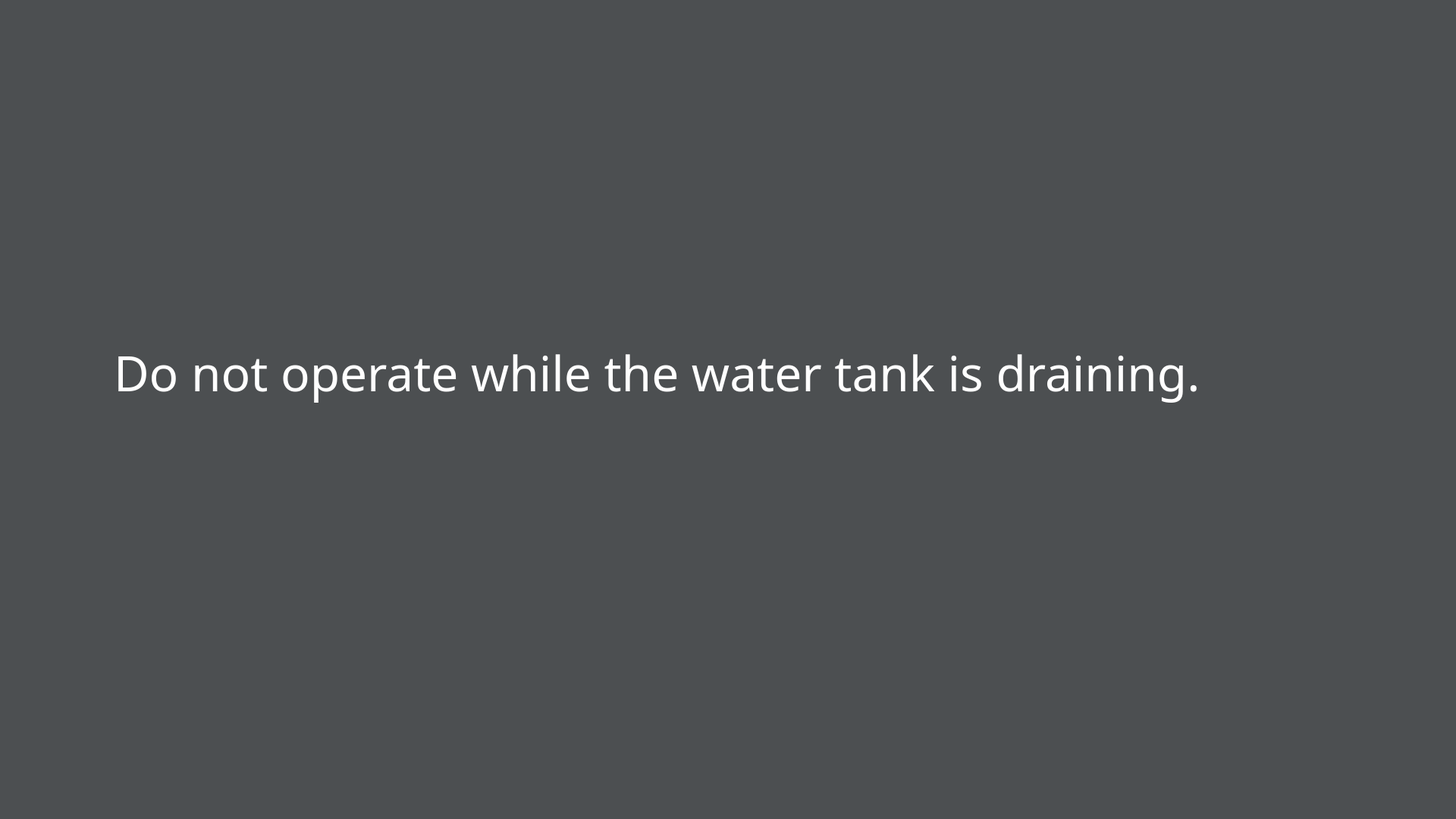
<?xml version="1.0" encoding="UTF-8"?>
<ui version="4.0">
 <class>DrainTankForm</class>
 <widget class="QWidget" name="DrainTankForm">
  <property name="geometry">
   <rect>
    <x>0</x>
    <y>0</y>
    <width>1920</width>
    <height>1080</height>
   </rect>
  </property>
  <property name="windowTitle">
   <string>Form</string>
  </property>
  <widget class="QLabel" name="label">
   <property name="geometry">
    <rect>
     <x>0</x>
     <y>0</y>
     <width>1920</width>
     <height>1080</height>
    </rect>
   </property>
   <property name="styleSheet">
    <string notr="true">background-color: rgb(76, 79, 81);</string>
   </property>
   <property name="text">
    <string/>
   </property>
   <property name="buddy">
    <cstring>label</cstring>
   </property>
  </widget>
  <widget class="QLabel" name="label_2">
   <property name="geometry">
    <rect>
     <x>150</x>
     <y>390</y>
     <width>1481</width>
     <height>201</height>
    </rect>
   </property>
   <property name="font">
    <font>
     <family>微软雅黑</family>
     <pointsize>48</pointsize>
    </font>
   </property>
   <property name="styleSheet">
    <string notr="true">color: white;</string>
   </property>
   <property name="text">
    <string>Do not operate while the water tank is draining.</string>
   </property>
  </widget>
 </widget>
 <resources/>
 <connections/>
</ui>
